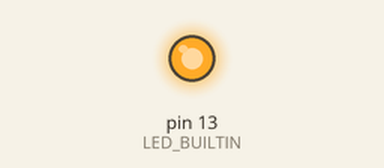
The sketch below on a simulated Arduino Uno, built with avr-gcc and run on an emulated ATmega328P. Parts: output pins drawn as LEDs (lit = HIGH).

Above: at 0.1 s.
At 7.6 s:
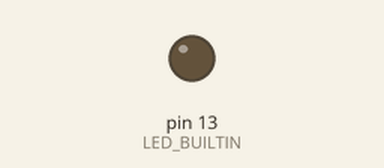
Timing chart, 0 to 9.1 s (numbered marks = the images above):
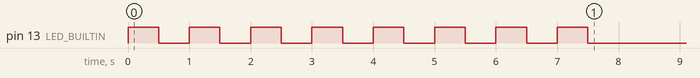

The sketch:

Blink.ino
```cpp
/*
[19 July 2025]

Description:

  Just getting familiar with the workflow of writing and uploading code.
  This is my "Hello world" to Arduino

*/


void setup() {
  // initialize digital pin LED_BUILTIN as an output.
  pinMode(LED_BUILTIN, OUTPUT);

  // blink built-in LED 8 times and then turn it off
  for (int i = 0; i < 8; i++) {
    digitalWrite(LED_BUILTIN, HIGH);
    delay(500);
    digitalWrite(LED_BUILTIN, LOW);
    delay(500);
  }
  digitalWrite(LED_BUILTIN, LOW);

}

// // the loop function runs over and over again forever
// void loop() {

// }
```
